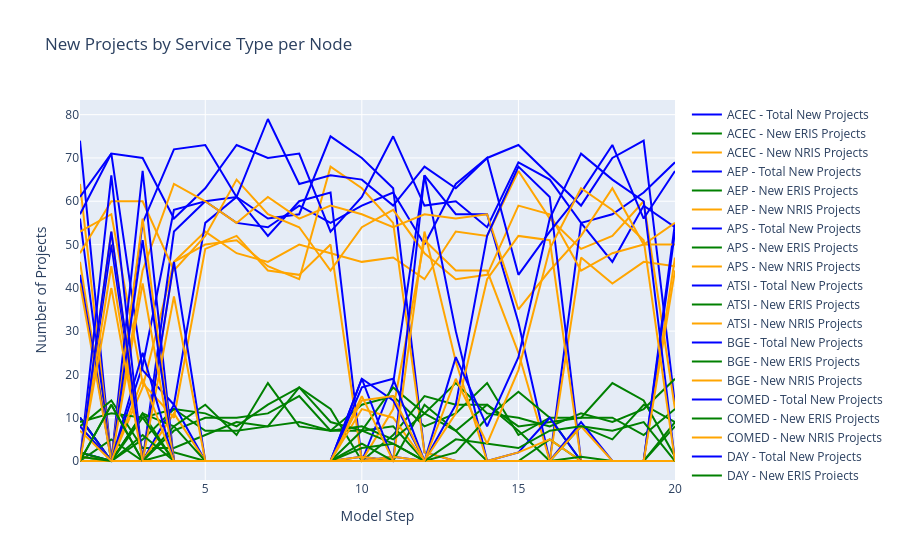
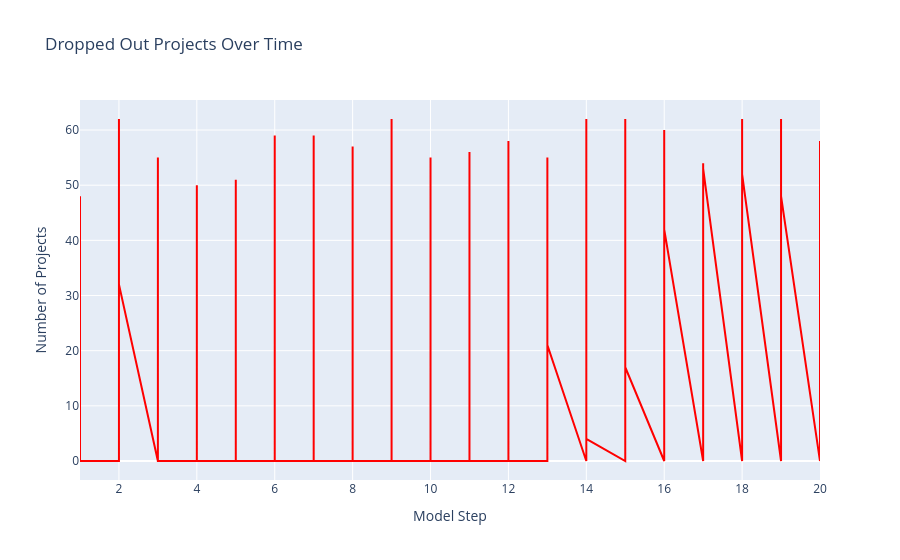
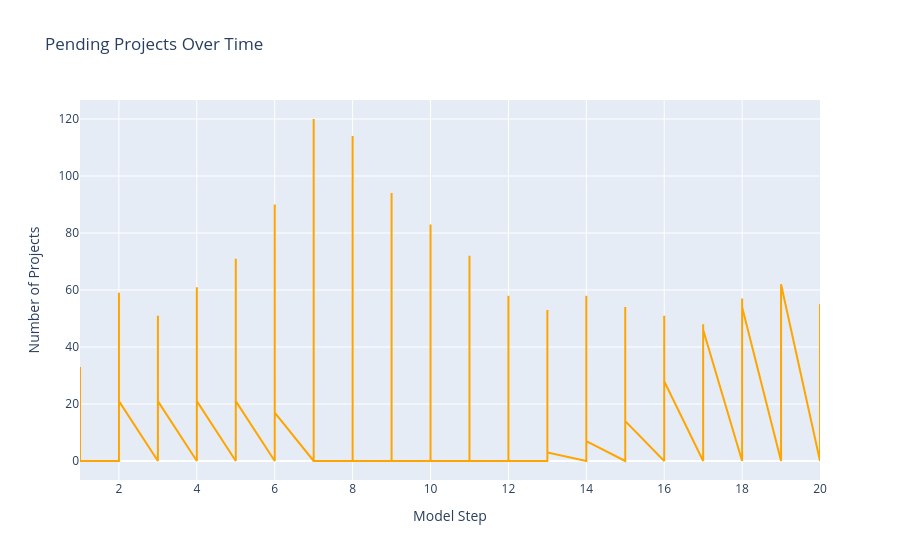
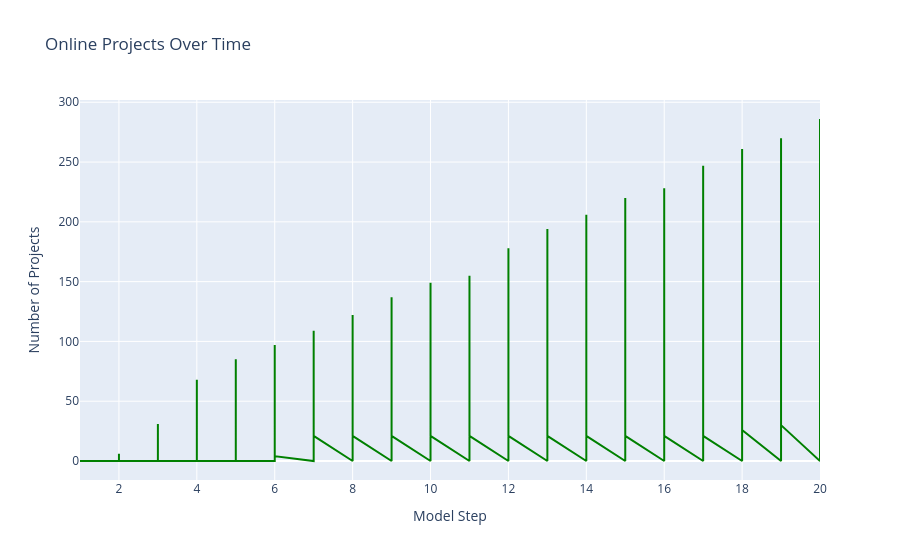

The cell these charts' notebook holds for them, in order:
### Code cell
import pandas as pd
import plotly.graph_objects as go

# Load the CSV
df = pd.read_csv("node_round_summary.csv")

# Node mapping: numeric ID → actual name
node_map = {
    1: "ACEC", 2: "AEP", 3: "APS", 4: "ATSI", 5: "BGE",
    6: "COMED", 7: "DAY", 8: "DUKE", 9: "DOM", 10: "DPL",
    11: "DUQ", 12: "EKPC", 13: "JCPLC", 14: "MEC", 15: "OVEC",
    16: "PECO", 17: "PE", 18: "PEPCO", 19: "PSEG", 20: "REC"
}
node_colors = {
    "ACEC": "#1f77b4", "AEP": "#ff7f0e", "APS": "#2ca02c", "ATSI": "#000000", "BGE": "#9467bd",
    "COMED": "#8c564b", "DAY": "#e377c2", "DUKE": "#7f7f7f", "DOM": "#d62728", "DPL": "#17becf",
    "DUQ": "#aec7e8", "EKPC": "#ffbb78", "JCPLC": "#98df8a", "MEC": "#ff9896", "OVEC": "#c5b0d5",
    "PECO": "#c49c94", "PE": "#f7b6d2", "PEPCO": "#c7c7c7", "PSEG": "#dbdb8d", "REC": "#9edae5"
}


# Create a new column in your dataframe for names
df['node_name'] = df['node_id'].map(node_map)

# --- Projects by Service Type ---
fig_projects = go.Figure()
for node in df['node_name'].unique():
    node_df = df[df['node_name'] == node]
    
    fig_projects.add_trace(go.Scatter(
        x=node_df['model_step'],
        y=node_df['num_projects'],
        mode='lines',  # lines only
        name=f"{node} - Total New Projects",
        line=dict(color='blue')
    ))
    fig_projects.add_trace(go.Scatter(
        x=node_df['model_step'],
        y=node_df['new_eris_count'],
        mode='lines',
        name=f"{node} - New ERIS Projects",
        line=dict(color='green')
    ))
    fig_projects.add_trace(go.Scatter(
        x=node_df['model_step'],
        y=node_df['new_nris_count'],
        mode='lines',
        name=f"{node} - New NRIS Projects",
        line=dict(color='orange')
    ))

fig_projects.update_layout(
    title="New Projects by Service Type per Node",
    xaxis_title="Model Step",
    yaxis_title="Number of Projects"
)
fig_projects.show()

# -------------------------------
# Dropped Out Projects Over Time
fig_dropped = go.Figure()
fig_dropped.add_trace(go.Scatter(
    x=df['model_step'],
    y=df['new_dropped_out'],
    mode='lines',
    name='Dropped Out',
    line=dict(color='red')
))
fig_dropped.update_layout(
    title="Dropped Out Projects Over Time",
    xaxis_title="Model Step",
    yaxis_title="Number of Projects"
)
fig_dropped.show()

# -------------------------------
# Pending Projects Over Time
fig_pending = go.Figure()
fig_pending.add_trace(go.Scatter(
    x=df['model_step'],
    y=df['total_pending_count'],
    mode='lines',
    name='Pending',
    line=dict(color='orange')
))
fig_pending.update_layout(
    title="Pending Projects Over Time",
    xaxis_title="Model Step",
    yaxis_title="Number of Projects"
)
fig_pending.show()

# -------------------------------
# Online Projects Over Time
fig_online = go.Figure()
fig_online.add_trace(go.Scatter(
    x=df['model_step'],
    y=df['total_online_count'],
    mode='lines',
    name='Online',
    line=dict(color='green')
))
fig_online.update_layout(
    title="Online Projects Over Time",
    xaxis_title="Model Step",
    yaxis_title="Number of Projects"
)
fig_online.show()

# -------------------------------
# Available Capacity per Node
fig_available_capacity = go.Figure()
for node in df['node_name'].unique():
    node_df = df[df['node_name'] == node]
    fig_available_capacity.add_trace(go.Scatter(
        x=node_df['model_step'],
        y=node_df['available_capacity'],
        mode='lines',
        name=f"{node} - Available Capacity"
    ))
fig_available_capacity.update_layout(
    title="Available Capacity per Node",
    xaxis_title="Model Step",
    yaxis_title="MW"
)
fig_available_capacity.show()

total_capacity_df = df.groupby('model_step')['available_capacity'].sum().reset_index()

# Plot total available capacity
fig_total_capacity = go.Figure()
fig_total_capacity.add_trace(go.Scatter(
    x=total_capacity_df['model_step'],
    y=total_capacity_df['available_capacity'],
    mode='lines',
    name='Total Available Capacity'
))

fig_total_capacity.update_layout(
    title="Total Available Capacity",
    xaxis_title="Model Step",
    yaxis_title="MW"
)

fig_total_capacity.show()

# Example: Installed Capacity per Node, sorted by last value
# Get last value for each node
last_values = {}
for node in df['node_name'].unique():
    node_df = df[df['node_name'] == node]
    last_values[node] = node_df['installed_capacity'].iloc[-1]

# Sort nodes descending by last value
sorted_nodes = sorted(last_values, key=last_values.get, reverse=True)

# Create figure
fig_capacity = go.Figure()
for node in sorted_nodes:
    node_df = df[df['node_name'] == node]
    fig_capacity.add_trace(go.Scatter(
        x=node_df['model_step'],
        y=node_df['installed_capacity'],
        mode='lines',
        name=node,
        line=dict(color=node_colors[node], width=3)
    ))

fig_capacity.update_layout(
    title="Installed Capacity per Node",
    plot_bgcolor='white',
    paper_bgcolor='white',
    xaxis_title="Model Step",
    yaxis_title="MW"
)

fig_capacity.show()

# -------------------------------
# Congestion Indicator
fig_congestion = go.Figure()
for node in df['node_name'].unique():
    node_df = df[df['node_name'] == node]
    fig_congestion.add_trace(go.Scatter(
        x=node_df['model_step'],
        y=node_df['congestion_indicator'],
        mode='lines',
        name=f"{node} - Congestion"
    ))
fig_congestion.update_layout(
    title="Node Congestion Indicator Over Time",
    xaxis_title="Model Step",
    yaxis_title="Congestion Indicator"
)
fig_congestion.show()

# -------------------------------
# Average Assigned Costs
cost_cols = [
    "avg_cost_eris_dropped_out", "avg_cost_nris_dropped_out",
    "avg_cost_eris_pending", "avg_cost_nris_pending",
    "avg_cost_eris_online", "avg_cost_nris_online"
]
fig_costs = go.Figure()
for node in df['node_name'].unique():
    node_df = df[df['node_name'] == node]
    for col in cost_cols:
        fig_costs.add_trace(go.Scatter(
            x=node_df['model_step'],
            y=node_df[col],
            mode='lines',
            name=f"{node} - {col}"
        ))
fig_costs.update_layout(
    title="Average Assigned Costs per Status & Service Type",
    xaxis_title="Model Step",
    yaxis_title="Average Cost ($/MW)"
)
fig_costs.show()

# -------------------------------
# MW sums per status & service type
mw_cols = [
    "pending_eris_mw", "pending_nris_mw",
    "online_eris_mw", "online_nris_mw",
    "dropped_out_eris_mw", "dropped_out_nris_mw"
]
fig_mw = go.Figure()
for node in df['node_name'].unique():
    node_df = df[df['node_name'] == node]
    for col in mw_cols:
        fig_mw.add_trace(go.Scatter(
            x=node_df['model_step'],
            y=node_df[col],
            mode='lines',
            name=f"{node} - {col}"
        ))
fig_mw.update_layout(
    title="MW Sums per Status & Service Type",
    xaxis_title="Model Step",
    yaxis_title="MW"
)
fig_mw.show()

# -------------------------------
# Construction and Study Time
fig_time = go.Figure()
fig_time.add_trace(go.Scatter(
    x=df['model_step'],
    y=df['avg_construction_time'],
    mode='lines',
    name='Construction Time'
))
fig_time.add_trace(go.Scatter(
    x=df['model_step'],
    y=df['avg_study_time'],
    mode='lines',
    name='Study Time'
))
fig_time.update_layout(
    title="Construction and Study Time",
    xaxis_title="Model Step",
    yaxis_title="Years"
)
fig_time.show()
import pandas as pd
import plotly.express as px

import pandas as pd
import plotly.express as px

# Load your Excel file
df = pd.read_excel("node_states.xlsx")

# Group queued capacity by node
import pandas as pd
import plotly.express as px

# Load the Excel file
df = pd.read_excel("node_states.xlsx")

# Aggregate queued capacity by node
queued_by_node = df.groupby('name')['queued_mw'].sum().reset_index()

# Define node colors
node_colors = {
    "ACEC": "#1f77b4", "AEP": "#ff7f0e", "APS": "#2ca02c", "ATSI": "#000000", "BGE": "#9467bd",
    "COMED": "#8c564b", "DAY": "#e377c2", "DUKE": "#7f7f7f", "DOM": "#d62728", "DPL": "#17becf",
    "DUQ": "#aec7e8", "EKPC": "#ffbb78", "JCPLC": "#98df8a", "MEC": "#ff9896", "OVEC": "#c5b0d5",
    "PECO": "#c49c94", "PE": "#f7b6d2", "PEPCO": "#c7c7c7", "PSEG": "#dbdb8d", "REC": "#9edae5"
}

# Make a pie chart
fig = px.pie(
    queued_by_node,
    names='name',
    values='queued_mw',
    title='Queued Capacity by Node',
    color='name',
    color_discrete_map=node_colors
)

# Hide labels for slices <5%
total = queued_by_node['queued_mw'].sum()
labels = [
    f"{row['name']}: {int(row['queued_mw']/total*100)}%" if row['queued_mw']/total >= 0.05 else ""
    for _, row in queued_by_node.iterrows()
]

fig.update_traces(
    text=labels,
    textposition='inside',
    textinfo='text'  # show our custom labels only
)

# Optional: show legend for reference
fig.update_layout(
    showlegend=True,
    legend_title_text="Node"
)

fig.show()
import pandas as pd
import plotly.express as px

# Load the CSV
df = pd.read_csv("node_round_summary.csv")

# Node mapping
node_map = {
    1: "ACEC", 2: "AEP", 3: "APS", 4: "ATSI", 5: "BGE",
    6: "COMED", 7: "DAY", 8: "DUKE", 9: "DOM", 10: "DPL",
    11: "DUQ", 12: "EKPC", 13: "JCPLC", 14: "MEC", 15: "OVEC",
    16: "PECO", 17: "PE", 18: "PEPCO", 19: "PSEG", 20: "REC"
}

node_colors = {
    "ACEC": "#1f77b4", "AEP": "#ff7f0e", "APS": "#2ca02c", "ATSI": "#000000", "BGE": "#9467bd",
    "COMED": "#8c564b", "DAY": "#e377c2", "DUKE": "#7f7f7f", "DOM": "#d62728", "DPL": "#17becf",
    "DUQ": "#aec7e8", "EKPC": "#ffbb78", "JCPLC": "#98df8a", "MEC": "#ff9896", "OVEC": "#c5b0d5",
    "PECO": "#c49c94", "PE": "#f7b6d2", "PEPCO": "#c7c7c7", "PSEG": "#dbdb8d", "REC": "#9edae5"
}


# Map node names
df['node_name'] = df['node_id'].map(node_map)

# Compute installed capacity change (end - beginning)
capacity_change = (
    df.groupby('node_name')['installed_capacity']
    .agg(lambda x: x.iloc[-1] - x.iloc[0])
    .reset_index(name='capacity_change')
)

# Make a pie chart
fig = px.pie(
    capacity_change,
    names='node_name',
    values='capacity_change',
    title='Installed Capacity Change (End - Beginning) by Node',
    color='node_name',
    color_discrete_map=node_colors
)

# Hide labels for slices <5%
total = capacity_change['capacity_change'].sum()
labels = [
    f"{row['node_name']}: {int(row['capacity_change']/total*100)}%" if row['capacity_change']/total >= 0.05 else ""
    for _, row in capacity_change.iterrows()
]

fig.update_traces(
    text=labels,
    textposition='inside',
    textinfo='text'
)

fig.update_layout(
    showlegend=True,
    legend_title_text="Node"
)

fig.show()

### Figure 1 — Plotly figure (JSON) as saved in the notebook; plotly's stock layout.template omitted (floating-point values rounded to 4 significant figures)
{"data": [{"line": {"color": "blue"}, "mode": "lines", "name": "ACEC - Total New Projects", "type": "scatter", "x": [1, 2, 3, 4, 5, 6, 7, 8, 9, 10, 11, 12, 13, 14, 15, 16, 17, 18, 19, 20], "y": [0, 0, 0, 0, 0, 0, 0, 0, 0, 0, 0, 0, 0, 0, 0, 0, 0, 0, 0, 0]}, {"line": {"color": "green"}, "mode": "lines", "name": "ACEC - New ERIS Projects", "type": "scatter", "x": [1, 2, 3, 4, 5, 6, 7, 8, 9, 10, 11, 12, 13, 14, 15, 16, 17, 18, 19, 20], "y": [0, 0, 0, 0, 0, 0, 0, 0, 0, 0, 0, 0, 0, 0, 0, 0, 0, 0, 0, 0]}, {"line": {"color": "orange"}, "mode": "lines", "name": "ACEC - New NRIS Projects", "type": "scatter", "x": [1, 2, 3, 4, 5, 6, 7, 8, 9, 10, 11, 12, 13, 14, 15, 16, 17, 18, 19, 20], "y": [0, 0, 0, 0, 0, 0, 0, 0, 0, 0, 0, 0, 0, 0, 0, 0, 0, 0, 0, 0]}, {"line": {"color": "blue"}, "mode": "lines", "name": "AEP - Total New Projects", "type": "scatter", "x": [1, 2, 3, 4, 5, 6, 7, 8, 9, 10, 11, 12, 13, 14, 15, 16, 17, 18, 19, 20], "y": [74, 0, 22, 58, 60, 55, 54, 59, 55, 59, 62, 50, 64, 70, 73, 66, 59, 70, 74, 13]}, {"line": {"color": "green"}, "mode": "lines", "name": "AEP - New ERIS Projects", "type": "scatter", "x": [1, 2, 3, 4, 5, 6, 7, 8, 9, 10, 11, 12, 13, 14, 15, 16, 17, 18, 19, 20], "y": [10, 0, 5, 12, 7, 7, 8, 9, 7, 13, 15, 8, 11, 18, 6, 10, 10, 18, 14, 1]}, {"line": {"color": "orange"}, "mode": "lines", "name": "AEP - New NRIS Projects", "type": "scatter", "x": [1, 2, 3, 4, 5, 6, 7, 8, 9, 10, 11, 12, 13, 14, 15, 16, 17, 18, 19, 20], "y": [64, 0, 17, 46, 53, 48, 46, 50, 48, 46, 47, 42, 53, 52, 67, 56, 49, 52, 60, 12]}, {"line": {"color": "blue"}, "mode": "lines", "name": "APS - Total New Projects", "type": "scatter", "x": [1, 2, 3, 4, 5, 6, 7, 8, 9, 10, 11, 12, 13, 14, 15, 16, 17, 18, 19, 20], "y": [56, 0, 0, 53, 60, 61, 56, 57, 75, 70, 63, 2, 0, 0, 0, 0, 55, 46, 59, 54]}, {"line": {"color": "green"}, "mode": "lines", "name": "APS - New ERIS Projects", "type": "scatter", "x": [1, 2, 3, 4, 5, 6, 7, 8, 9, 10, 11, 12, 13, 14, 15, 16, 17, 18, 19, 20], "y": [10, 0, 0, 7, 10, 10, 11, 15, 7, 7, 8, 0, 0, 0, 0, 0, 8, 5, 13, 9]}, {"line": {"color": "orange"}, "mode": "lines", "name": "APS - New NRIS Projects", "type": "scatter", "x": [1, 2, 3, 4, 5, 6, 7, 8, 9, 10, 11, 12, 13, 14, 15, 16, 17, 18, 19, 20], "y": [46, 0, 0, 46, 50, 51, 45, 42, 68, 63, 55, 2, 0, 0, 0, 0, 47, 41, 46, 45]}, {"line": {"color": "blue"}, "mode": "lines", "name": "ATSI - Total New Projects", "type": "scatter", "x": [1, 2, 3, 4, 5, 6, 7, 8, 9, 10, 11, 12, 13, 14, 15, 16, 17, 18, 19, 20], "y": [61, 71, 21, 13, 55, 61, 52, 60, 62, 0, 18, 66, 57, 57, 32, 0, 0, 0, 0, 55]}, {"line": {"color": "green"}, "mode": "lines", "name": "ATSI - New ERIS Projects", "type": "scatter", "x": [1, 2, 3, 4, 5, 6, 7, 8, 9, 10, 11, 12, 13, 14, 15, 16, 17, 18, 19, 20], "y": [8, 14, 3, 3, 6, 9, 8, 17, 12, 0, 6, 15, 13, 13, 7, 0, 0, 0, 0, 8]}, {"line": {"color": "orange"}, "mode": "lines", "name": "ATSI - New NRIS Projects", "type": "scatter", "x": [1, 2, 3, 4, 5, 6, 7, 8, 9, 10, 11, 12, 13, 14, 15, 16, 17, 18, 19, 20], "y": [53, 57, 18, 10, 49, 52, 44, 43, 50, 0, 12, 51, 44, 44, 25, 0, 0, 0, 0, 47]}, {"line": {"color": "blue"}, "mode": "lines", "name": "BGE - Total New Projects", "type": "scatter", "x": [1, 2, 3, 4, 5, 6, 7, 8, 9, 10, 11, 12, 13, 14, 15, 16, 17, 18, 19, 20], "y": [10, 0, 0, 0, 0, 0, 0, 0, 0, 19, 14, 0, 0, 0, 0, 0, 0, 0, 0, 0]}, {"line": {"color": "green"}, "mode": "lines", "name": "BGE - New ERIS Projects", "type": "scatter", "x": [1, 2, 3, 4, 5, 6, 7, 8, 9, 10, 11, 12, 13, 14, 15, 16, 17, 18, 19, 20], "y": [2, 0, 0, 0, 0, 0, 0, 0, 0, 7, 4, 0, 0, 0, 0, 0, 0, 0, 0, 0]}, {"line": {"color": "orange"}, "mode": "lines", "name": "BGE - New NRIS Projects", "type": "scatter", "x": [1, 2, 3, 4, 5, 6, 7, 8, 9, 10, 11, 12, 13, 14, 15, 16, 17, 18, 19, 20], "y": [8, 0, 0, 0, 0, 0, 0, 0, 0, 12, 10, 0, 0, 0, 0, 0, 0, 0, 0, 0]}, {"line": {"color": "blue"}, "mode": "lines", "name": "COMED - Total New Projects", "type": "scatter", "x": [1, 2, 3, 4, 5, 6, 7, 8, 9, 10, 11, 12, 13, 14, 15, 16, 17, 18, 19, 20], "y": [57, 71, 70, 56, 63, 73, 70, 71, 53, 61, 75, 59, 60, 54, 69, 65, 55, 57, 62, 69]}, {"line": {"color": "green"}, "mode": "lines", "name": "COMED - New ERIS Projects", "type": "scatter", "x": [1, 2, 3, 4, 5, 6, 7, 8, 9, 10, 11, 12, 13, 14, 15, 16, 17, 18, 19, 20], "y": [9, 11, 10, 12, 11, 8, 13, 17, 9, 7, 17, 11, 18, 11, 10, 8, 11, 9, 12, 19]}, {"line": {"color": "orange"}, "mode": "lines", "name": "COMED - New NRIS Projects", "type": "scatter", "x": [1, 2, 3, 4, 5, 6, 7, 8, 9, 10, 11, 12, 13, 14, 15, 16, 17, 18, 19, 20], "y": [48, 60, 60, 44, 52, 65, 57, 54, 44, 54, 58, 48, 42, 43, 59, 57, 44, 48, 50, 50]}, {"line": {"color": "blue"}, "mode": "lines", "name": "DAY - Total New Projects", "type": "scatter", "x": [1, 2, 3, 4, 5, 6, 7, 8, 9, 10, 11, 12, 13, 14, 15, 16, 17, 18, 19, 20], "y": [0, 0, 0, 13, 0, 0, 0, 0, 0, 0, 0, 0, 0, 0, 0, 0, 0, 0, 0, 0]}, {"line": {"color": "green"}, "mode": "lines", "name": "DAY - New ERIS Projects", "type": "scatter", "x": [1, 2, 3, 4, 5, 6, 7, 8, 9, 10, 11, 12, 13, 14, 15, 16, 17, 18, 19, 20], "y": [0, 0, 0, 2, 0, 0, 0, 0, 0, 0, 0, 0, 0, 0, 0, 0, 0, 0, 0, 0]}, {"line": {"color": "orange"}, "mode": "lines", "name": "DAY - New NRIS Projects", "type": "scatter", "x": [1, 2, 3, 4, 5, 6, 7, 8, 9, 10, 11, 12, 13, 14, 15, 16, 17, 18, 19, 20], "y": [0, 0, 0, 11, 0, 0, 0, 0, 0, 0, 0, 0, 0, 0, 0, 0, 0, 0, 0, 0]}, {"line": {"color": "blue"}, "mode": "lines", "name": "DUKE - Total New Projects", "type": "scatter", "x": [1, 2, 3, 4, 5, 6, 7, 8, 9, 10, 11, 12, 13, 14, 15, 16, 17, 18, 19, 20], "y": [0, 50, 0, 0, 0, 0, 0, 0, 0, 1, 0, 66, 30, 0, 0, 0, 0, 0, 0, 0]}, {"line": {"color": "green"}, "mode": "lines", "name": "DUKE - New ERIS Projects", "type": "scatter", "x": [1, 2, 3, 4, 5, 6, 7, 8, 9, 10, 11, 12, 13, 14, 15, 16, 17, 18, 19, 20], "y": [0, 5, 0, 0, 0, 0, 0, 0, 0, 0, 0, 13, 7, 0, 0, 0, 0, 0, 0, 0]}, {"line": {"color": "orange"}, "mode": "lines", "name": "DUKE - New NRIS Projects", "type": "scatter", "x": [1, 2, 3, 4, 5, 6, 7, 8, 9, 10, 11, 12, 13, 14, 15, 16, 17, 18, 19, 20], "y": [0, 45, 0, 0, 0, 0, 0, 0, 0, 1, 0, 53, 23, 0, 0, 0, 0, 0, 0, 0]}, {"line": {"color": "blue"}, "mode": "lines", "name": "DOM - Total New Projects", "type": "scatter", "x": [1, 2, 3, 4, 5, 6, 7, 8, 9, 10, 11, 12, 13, 14, 15, 16, 17, 18, 19, 20], "y": [2, 0, 55, 72, 73, 61, 79, 64, 66, 65, 59, 68, 63, 70, 43, 53, 62, 73, 56, 67]}, {"line": {"color": "green"}, "mode": "lines", "name": "DOM - New ERIS Projects", "type": "scatter", "x": [1, 2, 3, 4, 5, 6, 7, 8, 9, 10, 11, 12, 13, 14, 15, 16, 17, 18, 19, 20], "y": [1, 0, 11, 8, 13, 6, 18, 8, 7, 8, 5, 11, 7, 13, 8, 9, 10, 10, 6, 12]}, {"line": {"color": "orange"}, "mode": "lines", "name": "DOM - New NRIS Projects", "type": "scatter", "x": [1, 2, 3, 4, 5, 6, 7, 8, 9, 10, 11, 12, 13, 14, 15, 16, 17, 18, 19, 20], "y": [1, 0, 44, 64, 60, 55, 61, 56, 59, 57, 54, 57, 56, 57, 35, 44, 52, 63, 50, 55]}, {"line": {"color": "blue"}, "mode": "lines", "name": "DPL - Total New Projects", "type": "scatter", "x": [1, 2, 3, 4, 5, 6, 7, 8, 9, 10, 11, 12, 13, 14, 15, 16, 17, 18, 19, 20], "y": [0, 0, 0, 0, 0, 0, 0, 0, 0, 0, 0, 0, 0, 0, 0, 0, 0, 0, 0, 0]}, {"line": {"color": "green"}, "mode": "lines", "name": "DPL - New ERIS Projects", "type": "scatter", "x": [1, 2, 3, 4, 5, 6, 7, 8, 9, 10, 11, 12, 13, 14, 15, 16, 17, 18, 19, 20], "y": [0, 0, 0, 0, 0, 0, 0, 0, 0, 0, 0, 0, 0, 0, 0, 0, 0, 0, 0, 0]}, {"line": {"color": "orange"}, "mode": "lines", "name": "DPL - New NRIS Projects", "type": "scatter", "x": [1, 2, 3, 4, 5, 6, 7, 8, 9, 10, 11, 12, 13, 14, 15, 16, 17, 18, 19, 20], "y": [0, 0, 0, 0, 0, 0, 0, 0, 0, 0, 0, 0, 0, 0, 0, 0, 0, 0, 0, 0]}, {"line": {"color": "blue"}, "mode": "lines", "name": "DUQ - Total New Projects", "type": "scatter", "x": [1, 2, 3, 4, 5, 6, 7, 8, 9, 10, 11, 12, 13, 14, 15, 16, 17, 18, 19, 20], "y": [0, 0, 67, 0, 0, 0, 0, 0, 0, 0, 1, 0, 13, 52, 68, 61, 0, 0, 0, 0]}, {"line": {"color": "green"}, "mode": "lines", "name": "DUQ - New ERIS Projects", "type": "scatter", "x": [1, 2, 3, 4, 5, 6, 7, 8, 9, 10, 11, 12, 13, 14, 15, 16, 17, 18, 19, 20], "y": [0, 0, 11, 0, 0, 0, 0, 0, 0, 0, 0, 0, 2, 10, 16, 10, 0, 0, 0, 0]}, {"line": {"color": "orange"}, "mode": "lines", "name": "DUQ - New NRIS Projects", "type": "scatter", "x": [1, 2, 3, 4, 5, 6, 7, 8, 9, 10, 11, 12, 13, 14, 15, 16, 17, 18, 19, 20], "y": [0, 0, 56, 0, 0, 0, 0, 0, 0, 0, 1, 0, 11, 42, 52, 51, 0, 0, 0, 0]}, {"line": {"color": "blue"}, "mode": "lines", "name": "EKPC - Total New Projects", "type": "scatter", "x": [1, 2, 3, 4, 5, 6, 7, 8, 9, 10, 11, 12, 13, 14, 15, 16, 17, 18, 19, 20], "y": [0, 0, 0, 0, 0, 0, 0, 0, 0, 19, 0, 0, 0, 0, 2, 10, 0, 0, 0, 0]}, {"line": {"color": "green"}, "mode": "lines", "name": "EKPC - New ERIS Projects", "type": "scatter", "x": [1, 2, 3, 4, 5, 6, 7, 8, 9, 10, 11, 12, 13, 14, 15, 16, 17, 18, 19, 20], "y": [0, 0, 0, 0, 0, 0, 0, 0, 0, 4, 0, 0, 0, 0, 0, 5, 0, 0, 0, 0]}, {"line": {"color": "orange"}, "mode": "lines", "name": "EKPC - New NRIS Projects", "type": "scatter", "x": [1, 2, 3, 4, 5, 6, 7, 8, 9, 10, 11, 12, 13, 14, 15, 16, 17, 18, 19, 20], "y": [0, 0, 0, 0, 0, 0, 0, 0, 0, 15, 0, 0, 0, 0, 2, 5, 0, 0, 0, 0]}, {"line": {"color": "blue"}, "mode": "lines", "name": "JCPLC - Total New Projects", "type": "scatter", "x": [1, 2, 3, 4, 5, 6, 7, 8, 9, 10, 11, 12, 13, 14, 15, 16, 17, 18, 19, 20], "y": [0, 0, 0, 46, 0, 0, 0, 0, 0, 0, 0, 0, 0, 0, 0, 0, 0, 0, 0, 0]}, {"line": {"color": "green"}, "mode": "lines", "name": "JCPLC - New ERIS Projects", "type": "scatter", "x": [1, 2, 3, 4, 5, 6, 7, 8, 9, 10, 11, 12, 13, 14, 15, 16, 17, 18, 19, 20], "y": [0, 0, 0, 8, 0, 0, 0, 0, 0, 0, 0, 0, 0, 0, 0, 0, 0, 0, 0, 0]}, {"line": {"color": "orange"}, "mode": "lines", "name": "JCPLC - New NRIS Projects", "type": "scatter", "x": [1, 2, 3, 4, 5, 6, 7, 8, 9, 10, 11, 12, 13, 14, 15, 16, 17, 18, 19, 20], "y": [0, 0, 0, 38, 0, 0, 0, 0, 0, 0, 0, 0, 0, 0, 0, 0, 0, 0, 0, 0]}, {"line": {"color": "blue"}, "mode": "lines", "name": "MEC - Total New Projects", "type": "scatter", "x": [1, 2, 3, 4, 5, 6, 7, 8, 9, 10, 11, 12, 13, 14, 15, 16, 17, 18, 19, 20], "y": [0, 0, 51, 0, 0, 0, 0, 0, 0, 0, 0, 0, 0, 0, 0, 0, 9, 0, 0, 53]}, {"line": {"color": "green"}, "mode": "lines", "name": "MEC - New ERIS Projects", "type": "scatter", "x": [1, 2, 3, 4, 5, 6, 7, 8, 9, 10, 11, 12, 13, 14, 15, 16, 17, 18, 19, 20], "y": [0, 0, 10, 0, 0, 0, 0, 0, 0, 0, 0, 0, 0, 0, 0, 0, 1, 0, 0, 9]}, {"line": {"color": "orange"}, "mode": "lines", "name": "MEC - New NRIS Projects", "type": "scatter", "x": [1, 2, 3, 4, 5, 6, 7, 8, 9, 10, 11, 12, 13, 14, 15, 16, 17, 18, 19, 20], "y": [0, 0, 41, 0, 0, 0, 0, 0, 0, 0, 0, 0, 0, 0, 0, 0, 8, 0, 0, 44]}, {"line": {"color": "blue"}, "mode": "lines", "name": "OVEC - Total New Projects", "type": "scatter", "x": [1, 2, 3, 4, 5, 6, 7, 8, 9, 10, 11, 12, 13, 14, 15, 16, 17, 18, 19, 20], "y": [0, 0, 0, 0, 0, 0, 0, 0, 0, 0, 0, 0, 0, 0, 0, 0, 0, 0, 0, 0]}, {"line": {"color": "green"}, "mode": "lines", "name": "OVEC - New ERIS Projects", "type": "scatter", "x": [1, 2, 3, 4, 5, 6, 7, 8, 9, 10, 11, 12, 13, 14, 15, 16, 17, 18, 19, 20], "y": [0, 0, 0, 0, 0, 0, 0, 0, 0, 0, 0, 0, 0, 0, 0, 0, 0, 0, 0, 0]}, {"line": {"color": "orange"}, "mode": "lines", "name": "OVEC - New NRIS Projects", "type": "scatter", "x": [1, 2, 3, 4, 5, 6, 7, 8, 9, 10, 11, 12, 13, 14, 15, 16, 17, 18, 19, 20], "y": [0, 0, 0, 0, 0, 0, 0, 0, 0, 0, 0, 0, 0, 0, 0, 0, 0, 0, 0, 0]}, {"line": {"color": "blue"}, "mode": "lines", "name": "PECO - Total New Projects", "type": "scatter", "x": [1, 2, 3, 4, 5, 6, 7, 8, 9, 10, 11, 12, 13, 14, 15, 16, 17, 18, 19, 20], "y": [43, 0, 0, 0, 0, 0, 0, 0, 0, 0, 0, 0, 0, 0, 0, 0, 0, 0, 0, 0]}, {"line": {"color": "green"}, "mode": "lines", "name": "PECO - New ERIS Projects", "type": "scatter", "x": [1, 2, 3, 4, 5, 6, 7, 8, 9, 10, 11, 12, 13, 14, 15, 16, 17, 18, 19, 20], "y": [2, 0, 0, 0, 0, 0, 0, 0, 0, 0, 0, 0, 0, 0, 0, 0, 0, 0, 0, 0]}, {"line": {"color": "orange"}, "mode": "lines", "name": "PECO - New NRIS Projects", "type": "scatter", "x": [1, 2, 3, 4, 5, 6, 7, 8, 9, 10, 11, 12, 13, 14, 15, 16, 17, 18, 19, 20], "y": [41, 0, 0, 0, 0, 0, 0, 0, 0, 0, 0, 0, 0, 0, 0, 0, 0, 0, 0, 0]}, {"line": {"color": "blue"}, "mode": "lines", "name": "PE - Total New Projects", "type": "scatter", "x": [1, 2, 3, 4, 5, 6, 7, 8, 9, 10, 11, 12, 13, 14, 15, 16, 17, 18, 19, 20], "y": [0, 0, 25, 0, 0, 0, 0, 0, 0, 0, 0, 0, 0, 0, 0, 0, 0, 0, 0, 0]}, {"line": {"color": "green"}, "mode": "lines", "name": "PE - New ERIS Projects", "type": "scatter", "x": [1, 2, 3, 4, 5, 6, 7, 8, 9, 10, 11, 12, 13, 14, 15, 16, 17, 18, 19, 20], "y": [0, 0, 6, 0, 0, 0, 0, 0, 0, 0, 0, 0, 0, 0, 0, 0, 0, 0, 0, 0]}, {"line": {"color": "orange"}, "mode": "lines", "name": "PE - New NRIS Projects", "type": "scatter", "x": [1, 2, 3, 4, 5, 6, 7, 8, 9, 10, 11, 12, 13, 14, 15, 16, 17, 18, 19, 20], "y": [0, 0, 19, 0, 0, 0, 0, 0, 0, 0, 0, 0, 0, 0, 0, 0, 0, 0, 0, 0]}, {"line": {"color": "blue"}, "mode": "lines", "name": "PEPCO - Total New Projects", "type": "scatter", "x": [1, 2, 3, 4, 5, 6, 7, 8, 9, 10, 11, 12, 13, 14, 15, 16, 17, 18, 19, 20], "y": [0, 66, 0, 0, 0, 0, 0, 0, 0, 0, 0, 0, 0, 0, 0, 0, 0, 0, 0, 0]}, {"line": {"color": "green"}, "mode": "lines", "name": "PEPCO - New ERIS Projects", "type": "scatter", "x": [1, 2, 3, 4, 5, 6, 7, 8, 9, 10, 11, 12, 13, 14, 15, 16, 17, 18, 19, 20], "y": [0, 13, 0, 0, 0, 0, 0, 0, 0, 0, 0, 0, 0, 0, 0, 0, 0, 0, 0, 0]}, {"line": {"color": "orange"}, "mode": "lines", "name": "PEPCO - New NRIS Projects", "type": "scatter", "x": [1, 2, 3, 4, 5, 6, 7, 8, 9, 10, 11, 12, 13, 14, 15, 16, 17, 18, 19, 20], "y": [0, 53, 0, 0, 0, 0, 0, 0, 0, 0, 0, 0, 0, 0, 0, 0, 0, 0, 0, 0]}, {"line": {"color": "blue"}, "mode": "lines", "name": "PSEG - Total New Projects", "type": "scatter", "x": [1, 2, 3, 4, 5, 6, 7, 8, 9, 10, 11, 12, 13, 14, 15, 16, 17, 18, 19, 20], "y": [8, 0, 0, 0, 0, 0, 0, 0, 0, 17, 19, 0, 0, 0, 0, 0, 0, 0, 0, 0]}, {"line": {"color": "green"}, "mode": "lines", "name": "PSEG - New ERIS Projects", "type": "scatter", "x": [1, 2, 3, 4, 5, 6, 7, 8, 9, 10, 11, 12, 13, 14, 15, 16, 17, 18, 19, 20], "y": [1, 0, 0, 0, 0, 0, 0, 0, 0, 3, 4, 0, 0, 0, 0, 0, 0, 0, 0, 0]}, {"line": {"color": "orange"}, "mode": "lines", "name": "PSEG - New NRIS Projects", "type": "scatter", "x": [1, 2, 3, 4, 5, 6, 7, 8, 9, 10, 11, 12, 13, 14, 15, 16, 17, 18, 19, 20], "y": [7, 0, 0, 0, 0, 0, 0, 0, 0, 14, 15, 0, 0, 0, 0, 0, 0, 0, 0, 0]}, {"line": {"color": "blue"}, "mode": "lines", "name": "REC - Total New Projects", "type": "scatter", "x": [1, 2, 3, 4, 5, 6, 7, 8, 9, 10, 11, 12, 13, 14, 15, 16, 17, 18, 19, 20], "y": [0, 53, 0, 0, 0, 0, 0, 0, 0, 0, 0, 0, 24, 8, 24, 56, 71, 65, 60, 0]}, {"line": {"color": "green"}, "mode": "lines", "name": "REC - New ERIS Projects", "type": "scatter", "x": [1, 2, 3, 4, 5, 6, 7, 8, 9, 10, 11, 12, 13, 14, 15, 16, 17, 18, 19, 20], "y": [0, 13, 0, 0, 0, 0, 0, 0, 0, 0, 0, 0, 5, 4, 3, 7, 8, 7, 9, 0]}, {"line": {"color": "orange"}, "mode": "lines", "name": "REC - New NRIS Projects", "type": "scatter", "x": [1, 2, 3, 4, 5, 6, 7, 8, 9, 10, 11, 12, 13, 14, 15, 16, 17, 18, 19, 20], "y": [0, 40, 0, 0, 0, 0, 0, 0, 0, 0, 0, 0, 19, 4, 21, 49, 63, 58, 51, 0]}], "layout": {"title": {"text": "New Projects by Service Type per Node"}, "xaxis": {"title": {"text": "Model Step"}}, "yaxis": {"title": {"text": "Number of Projects"}}}}

### Figure 2 — Plotly figure (JSON) as saved in the notebook; plotly's stock layout.template omitted (floating-point values rounded to 4 significant figures; data arrays with more than 128 entries replaced by an {"elided": "..."} marker saying what was removed)
{"data": [{"line": {"color": "red"}, "mode": "lines", "name": "Dropped Out", "type": "scatter", "x": {"elided": "400 int values"}, "y": {"elided": "400 int values"}}], "layout": {"title": {"text": "Dropped Out Projects Over Time"}, "xaxis": {"title": {"text": "Model Step"}}, "yaxis": {"title": {"text": "Number of Projects"}}}}

### Figure 3 — Plotly figure (JSON) as saved in the notebook; plotly's stock layout.template omitted (floating-point values rounded to 4 significant figures; data arrays with more than 128 entries replaced by an {"elided": "..."} marker saying what was removed)
{"data": [{"line": {"color": "orange"}, "mode": "lines", "name": "Pending", "type": "scatter", "x": {"elided": "400 int values"}, "y": {"elided": "400 int values"}}], "layout": {"title": {"text": "Pending Projects Over Time"}, "xaxis": {"title": {"text": "Model Step"}}, "yaxis": {"title": {"text": "Number of Projects"}}}}

### Figure 4 — Plotly figure (JSON) as saved in the notebook; plotly's stock layout.template omitted (floating-point values rounded to 4 significant figures; data arrays with more than 128 entries replaced by an {"elided": "..."} marker saying what was removed)
{"data": [{"line": {"color": "green"}, "mode": "lines", "name": "Online", "type": "scatter", "x": {"elided": "400 int values"}, "y": {"elided": "400 int values"}}], "layout": {"title": {"text": "Online Projects Over Time"}, "xaxis": {"title": {"text": "Model Step"}}, "yaxis": {"title": {"text": "Number of Projects"}}}}
